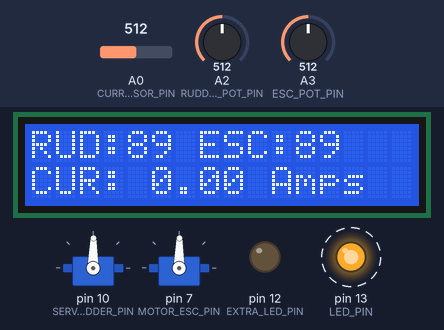
Recording of a sketch running on a simulated Arduino Uno, built with avr-gcc and run on an emulated ATmega328P. Parts: 2 × servo, 16×2 character LCD, output pins drawn as LEDs (lit = HIGH). Dashed ring = blinking. The inputs (shaded band) are chosen by the test bench; at power-on: A2 (RUDDER_POT_PIN) = 512, A3 (ESC_POT_PIN) = 512, A0 (CURRENT_SENSOR_PIN) = 512. What the sketch prints to the serial monitor is not drawn.

Above: at 1.3 s.
1.4 s: A2 (RUDDER_POT_PIN) set to 716
At 3.5 s:
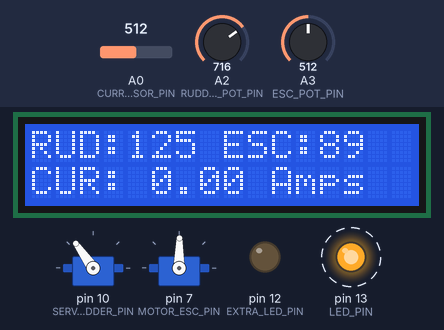
4.4 s: A3 (ESC_POT_PIN) set to 716
At 5.9 s:
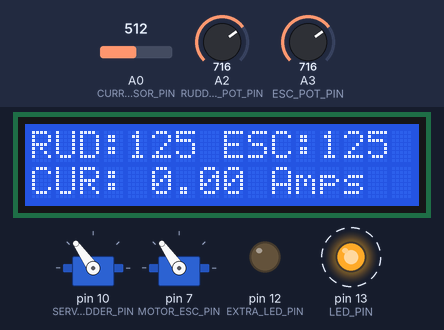
7.4 s: A2 (RUDDER_POT_PIN) set to 900
At 9.5 s:
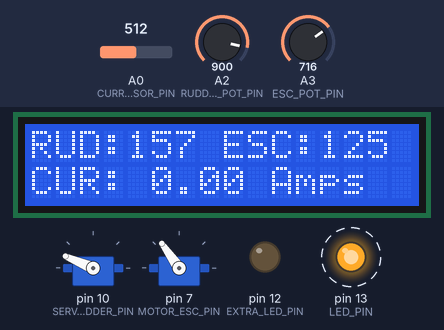
10.4 s: A3 (ESC_POT_PIN) set to 900
At 11.9 s:
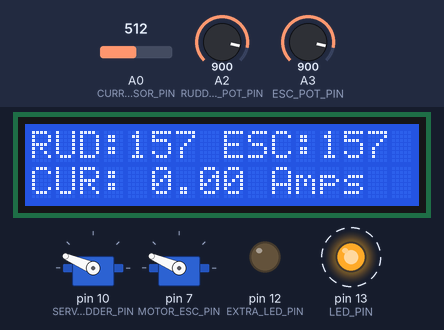
13.4 s: A2 (RUDDER_POT_PIN) set to 1023
At 15.5 s:
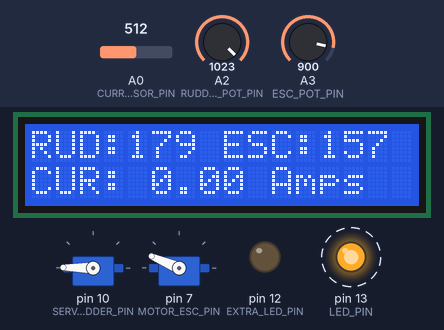
16.4 s: A3 (ESC_POT_PIN) set to 1023
At 17.9 s:
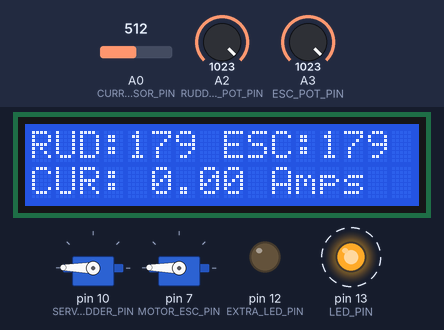
Timing chart, 0 to 20.4 s (numbered marks = the images above; inputs shaded):
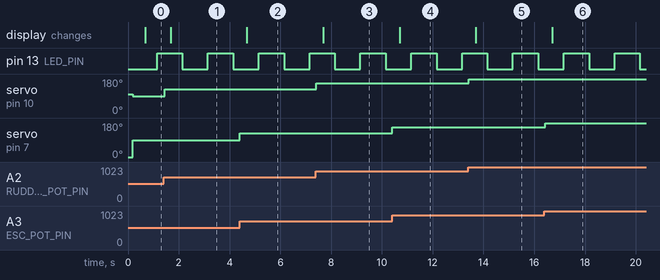

The sketch:

GPS_Boat_V2.ino
```cpp
// GPS_Boat Version 2.0

// Includes
#include <Arduino.h>
#include <Servo.h>
#include <Wire.h>

#include "Config.h"
#include "myTypedefs.h"
#include "RunningAverage.h"
#include "CurrentSensor.h"

#if USE_BERRY_IMU
#include "LSM9DS0.h"
#include "BerryImu.h"
#include "AutoPilot.h"
#endif

#if USE_CMD_MESSENGER
// Uses the CmdMessenger library to communicate with the RPi
#include <CmdMessenger.h>
#include "Comms.h"
#endif

#if USE_LCD
#include <LiquidCrystal_I2C.h>
#endif

//-------------------------------------------
// Defines

// LEDs ----------------------
#define LED_ON         digitalWrite(LED_PIN, HIGH);
#define LED_OFF        digitalWrite(LED_PIN, LOW);

#define EXTRA_LED_ON   digitalWrite(EXTRA_LED_PIN, HIGH);
#define EXTRA_LED_OFF  digitalWrite(EXTRA_LED_PIN, LOW);

// LCD -----------------------
#if USE_LCD
LiquidCrystal_I2C lcd(0x27,16,2);  // set the LCD address to 0x27 for a 16 chars and 2 line display
#endif

// Current Sensors ----------------------
RUNNING_SIGNED_AVERAGE_TYPE gtRaA2dValue;
float gCurrent;
int gCalOffset;  // Will get updated in setup()

// Servos --------------------
// Servos (including the motor ESC which is controlled like a servo)
Servo Servo_Rudder;
int gRudderPot;

Servo Servo_MotorEsc;
int gEscPot;

// Serial Messaging --------------------
int led_state = 0;

#if USE_CMD_MESSENGER
// Attach a new CmdMessenger object to the default Serial port
CmdMessenger cmdMessenger = CmdMessenger(Serial);
#endif // USE_CMD_MESSENGER

// Local function defines
void task_StatusUpdate();
void task_ReadPots();
void task_LedBlink();
void clearAndHome();

//--------------------------------------------------------------------------------------------------------
//----- setup --------------------------------------------------------------------------------------------
//--------------------------------------------------------------------------------------------------------
void setup()
{
    pinMode(LED_PIN, OUTPUT);
    pinMode(EXTRA_LED_PIN, OUTPUT);
    pinMode(CURRENT_SENSOR_PIN, INPUT);

    // start serial for output
    Serial.begin(9600);

#if (USE_BERRY_IMU || USE_LCD)
    // join I2C bus
    Wire.begin();
#endif

#if USE_BERRY_IMU
    BerryIMU_Setup();
#endif // USE_BERRY_IMU

    // Servo Init
    Servo_Rudder.attach(SERVO_RUDDER_PIN);
    Servo_MotorEsc.attach(MOTOR_ESC_PIN);

    // Set servo positions
    Servo_Rudder.write( SERVO_RUDDER_CENTER );
    Servo_MotorEsc.write( 0 );    // need to find out what default for OFF will be

#if USE_POTS
    pinMode(RUDDER_POT_PIN, INPUT);
    pinMode(ESC_POT_PIN, INPUT);
#endif  // USE_POTS

    RA_Signed_Init( RA_MAX_SIGNED_SAMPLES, &gtRaA2dValue );

    // Calibrate A2D input for current sensor
    CalibrateCurrentSensor();

#if USE_CMD_MESSENGER
    // Adds newline to every command
    cmdMessenger.printLfCr();

    // Attach my application's user-defined callback methods
    attachCommandCallbacks();

    cmdMessenger.sendCmd(kAcknowledge, "Ready!");
#else
    Serial.println("Ready!");
#endif // USE_CMD_MESSENGER

#if USE_LCD
  lcd.init();                      // initialize the lcd
  lcd.begin(16,2);
  lcd.backlight();
  lcd.print("GPS Boat v2.0");
#endif
}

//--------------------------------------------------------------------------------------------------------
//----- loop ---------------------------------------------------------------------------------------------
//--------------------------------------------------------------------------------------------------------
void loop()
{
#if USE_CMD_MESSENGER
  // *** Serial Command Messenger with RPi **************************************
  task_Comms();
#endif // USE_CMD_MESSENGER

  // *** Current Sensor *********************************************************
  task_CurrentSensor();

#if USE_BERRY_IMU
  // *** Berry IMU Compass ******************************************************
  task_BerryIMU_Filter();
  task_BerryIMU();

  // *** Auto Pilot task ********************************************************
  task_AutoPilot();
#endif  // USE_BERRY_IMU

#if USE_POTS
  // *** Servo Pot simulate *****************************************************
  task_ReadPots();
#endif // USE_POTS

  // *** Status Updates *********************************************************
  task_StatusUpdate();

  // *** LED Blinking ***********************************************************
  task_LedBlink();
}

//--------------------------------------------------------------------------------------------------------
#if USE_POTS
#define TIMER_READ_POTS_MILLIS  50
void task_ReadPots()
{
  static U32 taskTimer = millis();

  if( TIME_DIFF( taskTimer ) > TIMER_READ_POTS_MILLIS )
  {
    taskTimer = millis();

    // Rudder
    static int rudderPotLast = 0;

    gRudderPot = map( analogRead( RUDDER_POT_PIN ), 0, 1023, 0, 179 );
    Servo_Rudder.write( gRudderPot );

    if( rudderPotLast != gRudderPot )
    {
      rudderPotLast = gRudderPot;
  #if USE_CMD_MESSENGER
      OnGetRudderPos();
  #endif // USE_CMD_MESSENGER
    }

    // ESC
    static int escPotLast = 0;

    gEscPot = map( analogRead( ESC_POT_PIN ), 0, 1023, 0, 179 );
    Servo_MotorEsc.write( gEscPot );

    if( escPotLast != gEscPot )
    {
      escPotLast = gEscPot;
  #if USE_CMD_MESSENGER
      OnGetSpeed();
  #endif // USE_CMD_MESSENGER
    }
  }
}
#endif // #if USE_POTS

//--------------------------------------------------------------------------------------------------------
// Any periodic, un-solicited messages can be sent from here
#define TIMER_STATUS_UPDATE_MILLIS  500
void task_StatusUpdate()
{
  static U32 taskTimer = millis();
  static U32 update_counter = 0;
#if USE_COMPASS_TEST
  static U32 testTimer = millis();
  static float heading = 0;

  if( TIME_DIFF( testTimer ) > 5000 )
  {
    heading += 90.0;
    heading = (heading >= 360.0) ? 0 : heading;

    Serial.print("New heading: "); Serial.println(heading);
    AutoPilot_SetNewHeading( heading );

    EXTRA_LED_ON;
    delay(100);
    EXTRA_LED_OFF;

    testTimer = millis();
  }

#endif

  if( TIME_DIFF( taskTimer ) > TIMER_STATUS_UPDATE_MILLIS )
  {
    taskTimer = millis();

//    Serial.print("Compass HDG: "); Serial.println( BerryIMU_GetCompassHeading(), 1 );

#if USE_CMD_MESSENGER
//    OnGetCurrent();
#endif // USE_CMD_MESSENGER

#if USE_POTS

#if USE_LCD
    lcd.clear();
    lcd.home();
    // Servos
    lcd.print("RUD:"); lcd.print(gRudderPot);
    lcd.print(" ESC:"); lcd.print(gEscPot);
    // Current sensor
    lcd.setCursor(0,1);
    lcd.print("CUR: "); lcd.print(gCurrent); lcd.print(" Amps");
#else
    // Clear terminal screen (only works on non-Arduino Serial terminal)
    clearAndHome();

    Serial.print("Update Counter: "); Serial.println(update_counter++);
    Serial.print("Rudder Pos: "); Serial.println(gRudderPot);
    Serial.print("Esc Pos: "); Serial.println(gEscPot);
    Serial.print("Current: "); Serial.print(gCurrent); Serial.println(" Amps");
#endif // USE_LCD

#endif // USE_POTS

  }
}

//--------------------------------------------------------------------------------------------------------
#define TIMER_LED_BLINK_MILLIS  1000
void task_LedBlink()
{
    static U32 taskTimer = millis();
    static bool bBlinkState = false;

    if( TIME_DIFF( taskTimer ) > TIMER_LED_BLINK_MILLIS )
    {
      taskTimer = millis();

      // set the LED on/off
      bBlinkState = !bBlinkState;

      if( bBlinkState )
      {
        LED_ON;
      }
      else
      {
        LED_OFF;
      }
    }
}

//--------------------------------------------------------------------------------------------------------
void clearAndHome()
{
  Serial.print((char)27); // ESC
  Serial.print("[2J"); // clear screen
  Serial.print((char)27); // ESC
  Serial.print("[H"); // cursor to home
}
```

AutoPilot.ino
```cpp
#if USE_BERRY_IMU

typedef enum
{
  E_GO_LEFT,
  E_GO_RIGHT,
  E_GO_STRAIGHT
} E_DIRECTION;

// Angle sweep of the rudder servo
#define RUDDER_RANGE_ANGLE  abs(SERVO_RUDDER_LEFT_MAX - SERVO_RUDDER_RIGHT_MAX)
#define RUDDER_HALF_RANGE   (RUDDER_RANGE_ANGLE / 2)

float gAutoPilotHeading = 0;

//--------------------------------------------------------------------------------------------------------
#define TIMER_AUTOPILOT_MILLIS  40
void task_AutoPilot()
{
  static U32 taskTimer = millis();
  E_DIRECTION eDirToGo;

  if( TIME_DIFF( taskTimer ) > TIMER_AUTOPILOT_MILLIS )
  {
    taskTimer = millis();

    // Get current compass heading and Calculate correction angle/error

    int Diff = (int)(gAutoPilotHeading - BerryIMU_GetCompassHeading() );
    int AbsDiff = abs(Diff);
    bool bNeg = (Diff < 0);
    bool bBig = (AbsDiff > 180);

    if( AbsDiff <= 2 )
    {
	// We're with-in a few degrees of the target. Just go straight!
        eDirToGo = E_GO_STRAIGHT;
    }
    else
    {
	if( !bNeg && !bBig )
	  eDirToGo = E_GO_RIGHT;
	if( !bNeg && bBig )
	  eDirToGo = E_GO_LEFT;
	if( bNeg && !bBig )
	  eDirToGo = E_GO_LEFT;
	if( bNeg && bBig )
	  eDirToGo = E_GO_RIGHT;
    }

    // Send correction to rudder servo
    int correctionAngle;
    static int lastCorrectionAngle = 0;

    if(bBig)
    {
      AbsDiff = 360 - AbsDiff;
    }

    switch( eDirToGo )
    {
      case E_GO_LEFT:
#if SERVO_RUDDER_REVERSE
        correctionAngle = min( (SERVO_RUDDER_CENTER + AbsDiff), SERVO_RUDDER_LEFT_MAX );
#else
        correctionAngle = max( (SERVO_RUDDER_CENTER - AbsDiff), SERVO_RUDDER_LEFT_MAX );
#endif
        break;
      case E_GO_RIGHT:
#if SERVO_RUDDER_REVERSE
        correctionAngle = max( (SERVO_RUDDER_CENTER - AbsDiff), SERVO_RUDDER_RIGHT_MAX );
#else
        correctionAngle = min( (SERVO_RUDDER_CENTER + AbsDiff), SERVO_RUDDER_RIGHT_MAX );
#endif
        break;
      default:
      case E_GO_STRAIGHT:
        correctionAngle = SERVO_RUDDER_CENTER;
        break;
    }

    // Apply a low-pass filter to smooth out the transitions
    correctionAngle = LowPassFilter( lastCorrectionAngle, correctionAngle );
    lastCorrectionAngle = correctionAngle;

    // apply correction
    Servo_Rudder.write( correctionAngle );
  }
}

//--------------------------------------------------------------------------------------------------------
void AutoPilot_SetNewHeading( float newHeading )
{
  gAutoPilotHeading = newHeading;
}

#endif // #if USE_BERRY_IMU
```

BerryImuFilter.ino
```cpp
#if (USE_KALMAN_FILTER || USE_COMPLIMENTARY_FILTER)

#define USE_IMU_DEBUG               0

#define DT 0.02         // [s/loop] loop period. 20ms
#define AA 0.97         // complementary filter constant

#define A_GAIN 0.0573      // [deg/LSB]
#define G_GAIN 0.070     // [deg/s/LSB]

#if USE_KALMAN_FILTER
// Used by Kalman Filters
float Q_angle  =  0.01;
float Q_gyro   =  0.0003;
float R_angle  =  0.01;
float gKalmanX, gKalmanY;
#else
float gCFangleX = 0.0;
float gCFangleY = 0.0;
#endif // USE_KALMAN_FILTER

//--------------------------------------------------------------------------------------------------------
void BerryIMU_Filter_GetAngles( float *x, float *y )
{
#if USE_KALMAN_FILTER
  *x = -gKalmanX;
  *y = -gKalmanY;
#else
  *x = -gCFangleX;
  *y = -gCFangleY;
#endif
}

//--------------------------------------------------------------------------------------------------------
// Computes and stores compass X and Y tilt angles
#define TIMER_IMU_MILLIS  (DT * 1000)
void task_BerryIMU_Filter()
{
  static U32 taskTimer = millis();
  static U32 printTimer = millis();

  float rate_gyr_y = 0.0;   // [deg/s]
  float rate_gyr_x = 0.0;   // [deg/s]
  float rate_gyr_z = 0.0;   // [deg/s]

  float AccYangle = 0.0;
  float AccXangle = 0.0;

  if( TIME_DIFF( taskTimer ) > TIMER_IMU_MILLIS )
  {
    taskTimer = millis();

    //read ACC and GYR data
    readACC(accRaw);
    readGYR(gyrRaw);

    //Convert Gyro raw to degrees per second
    rate_gyr_x = (float) gyrRaw[0]  * G_GAIN;
    rate_gyr_y = (float) gyrRaw[1]  * G_GAIN;
    rate_gyr_z = (float) gyrRaw[2]  * G_GAIN;

    //Convert Accelerometer values to degrees
    AccXangle = (float) (atan2(accRaw[1], accRaw[2]) + M_PI) * RAD_TO_DEG;
    AccYangle = (float) (atan2(accRaw[2], accRaw[0]) + M_PI) * RAD_TO_DEG;

    //Change the rotation value of the accelerometer to -/+ 180 and move the Y axis '0' point to up.
    //Two different pieces of code are used depending on how your IMU is mounted.
    //If IMU is upside down
/*
    if (AccXangle >180.0)
            AccXangle -= 360.0;

    AccYangle-=90;

    if (AccYangle >180.0)
            AccYangle -= 360.0;
*/
    //If IMU is up the correct way, use these lines
    AccXangle -= 180.0;
    if (AccYangle > 90.0)
      AccYangle -= 270.0;
    else
      AccYangle += 90.0;

#if USE_KALMAN_FILTER
    //Kalman Filter
    gKalmanX = kalmanFilterX(AccXangle, rate_gyr_x);
    gKalmanY = kalmanFilterY(AccYangle, rate_gyr_y);
#else
    //Complementary filter used to combine the accelerometer and gyro values.
    gCFangleX = AA * (gCFangleX + rate_gyr_x * DT) + (1 - AA) * AccXangle;
    gCFangleY = AA * (gCFangleY + rate_gyr_y * DT) + (1 - AA) * AccYangle;
#endif // USE_KALMAN_FILTER

#if USE_IMU_DEBUG
    if( TIME_DIFF( printTimer ) > 1000 )
    {
      printTimer = millis();
#if USE_KALMAN_FILTER
      Serial.print("kalmanX: "); Serial.print(gKalmanX);
      Serial.print(" kalmanY: "); Serial.println(gKalmanY);
#else
      Serial.print("CFangleX: "); Serial.print(gCFangleX);
      Serial.print(" CFangleY: "); Serial.println(gCFangleY);
#endif // USE_KALMAN_FILTER
    }
#endif // USE_IMU_DEBUG
  }
}

#if USE_KALMAN_FILTER
//--------------------------------------------------------------------------------------------------------
float kalmanFilterX(float accAngle, float gyroRate)
{
  float  y, S;
  float K_0, K_1;
  static float KFangleX = 0.0;
  static float x_bias = 0;
  static float XP_00 = 0, XP_01 = 0, XP_10 = 0, XP_11 = 0;

  KFangleX += DT * (gyroRate - x_bias);

  XP_00 +=  - DT * (XP_10 + XP_01) + Q_angle * DT;
  XP_01 +=  - DT * XP_11;
  XP_10 +=  - DT * XP_11;
  XP_11 +=  + Q_gyro * DT;

  y = accAngle - KFangleX;
  S = XP_00 + R_angle;
  K_0 = XP_00 / S;
  K_1 = XP_10 / S;

  KFangleX +=  K_0 * y;
  x_bias  +=  K_1 * y;
  XP_00 -= K_0 * XP_00;
  XP_01 -= K_0 * XP_01;
  XP_10 -= K_1 * XP_00;
  XP_11 -= K_1 * XP_01;

  return KFangleX;
}

//--------------------------------------------------------------------------------------------------------
float kalmanFilterY(float accAngle, float gyroRate)
{
  float  y, S;
  float K_0, K_1;
  static float KFangleY = 0.0;
  static float y_bias = 0;
  static float YP_00 = 0, YP_01 = 0, YP_10 = 0, YP_11 = 0;

  KFangleY += DT * (gyroRate - y_bias);

  YP_00 +=  - DT * (YP_10 + YP_01) + Q_angle * DT;
  YP_01 +=  - DT * YP_11;
  YP_10 +=  - DT * YP_11;
  YP_11 +=  + Q_gyro * DT;

  y = accAngle - KFangleY;
  S = YP_00 + R_angle;
  K_0 = YP_00 / S;
  K_1 = YP_10 / S;

  KFangleY +=  K_0 * y;
  y_bias  +=  K_1 * y;
  YP_00 -= K_0 * YP_00;
  YP_01 -= K_0 * YP_01;
  YP_10 -= K_1 * YP_00;
  YP_11 -= K_1 * YP_01;

  return KFangleY;
}
#endif // #if USE_KALMAN_FILTER
#endif // (USE_KALMAN_FILTER || USE_COMPLIMENTARY_FILTER)
```

CurrentSensor.h
```cpp
// CurrentSensor.h
// Monitors current sensors
//
// Global Function Prototypes
//
void task_CurrentSensor();
float CalibrateCurrentSensor();
```

CurrentSensor.ino
```cpp
//--------------------------------------------------------------------------------------------------------
#define TIMER_CURRENT_SENSOR_MILLIS  20
void task_CurrentSensor()
{
  static U32 taskTimer = millis();

  if( TIME_DIFF( taskTimer ) > TIMER_CURRENT_SENSOR_MILLIS )
  {
    taskTimer = millis();

    // Collect and average A2D input values from current sensor
    S16 currentA2dValue = (S16)(analogRead( CURRENT_SENSOR_PIN ) - gCalOffset);

    if( currentA2dValue < 0 )
    {
      currentA2dValue = 0;
    }

    // Compute the running average
    RA_ComputeSingedAverage( currentA2dValue, &gtRaA2dValue );

    // Compute current reading
    float voltage = (5.0 * gtRaA2dValue.s16Average) / 1024;

    // Sensor is 100mV/A
    gCurrent = (voltage / 0.1);
  }
}

//--------------------------------------------------------------------------------------------------------
float CalibrateCurrentSensor()
{
  int i;
  S16 a2dSample;

  for( i=0; i<RA_MAX_SIGNED_SAMPLES; i++)
  {
    a2dSample = (S16)analogRead( CURRENT_SENSOR_PIN );
    RA_ComputeSingedAverage( a2dSample, &gtRaA2dValue );
  }

  // Store the global A2dOffset for no current flow
  gCalOffset = gtRaA2dValue.s16Average;

    // Compute current reading
  float voltage = (5.0 * gCalOffset) / 1024;

  // Sensor is 100mV/A
  float currentOffset = ((voltage - 2.5) / 0.1);

  return currentOffset;
}
```

RunningAverage.h
```cpp
// RunningAverage.h
// Provides functions to do Running Average computations
// Several objects of the defined struct below can be used for several running average types
// Probably should make this a C++ someday!
//
// Global Function Prototypes
//
#define RA_MAX_SIGNED_SAMPLES   20

// time smoothing constant for low-pass filter
// 0 ? alpha ? 1 ; a smaller value basically means more smoothing
#define LOW_PASS_FILTER_RATE (0.20f)

typedef struct
{
	bool bInitialized;
	S16 s16Average;
	S32 s32Sum;
	U8  u8SampleIndex;
	U8  u8SampleCount;
	U8  u8MaxSamples;
	S16 asSamples[RA_MAX_SIGNED_SAMPLES];
} RUNNING_SIGNED_AVERAGE_TYPE;

// Running Average Functions

// For Running Average functions

int LowPassFilter( int s16LastValue, int s16CurrentValue );
void RA_Signed_Init( U8 u8SampleCount, RUNNING_SIGNED_AVERAGE_TYPE *ptSamples );
S16 RA_ComputeSingedAverage( S16 s16Sample, RUNNING_SIGNED_AVERAGE_TYPE *ptSamples );
```

myTypedefs.h
```cpp
// Custom typedefs and data structures

typedef signed char		S8;
typedef unsigned char		U8;
typedef int      		S16;
typedef unsigned int		U16;
typedef unsigned long		U32;
typedef signed long		S32;

#define TIME_DIFF( start_time )    (abs( millis() - start_time ))
```

Source omitted: BerryImu.ino (8627 bytes), Comms.ino (3765 bytes), RunningAverage.ino (1781 bytes), Config.h (2404 bytes)

Measured:
- after the input at 1.4 s, servo on pin 10 (SERVO_RUDDER_PIN): 89° → 125° at once; the display: changes after 0.28 s (image 1)
- after the input at 4.4 s, servo on pin 7 (MOTOR_ESC_PIN): 89° → 125° at once; the display: changes after 0.28 s (image 2)
- after the input at 7.4 s, servo on pin 10 (SERVO_RUDDER_PIN): 125° → 157° at once; the display: changes after 0.29 s (image 3)
- after the input at 10.4 s, servo on pin 7 (MOTOR_ESC_PIN): 125° → 157° at once; the display: changes after 0.30 s (image 4)
- after the input at 13.4 s, servo on pin 10 (SERVO_RUDDER_PIN): 157° → 179° at once; the display: changes after 0.30 s (image 5)
- after the input at 16.4 s, servo on pin 7 (MOTOR_ESC_PIN): 157° → 179° at once; the display: changes after 0.31 s (image 6)
- by itself, pin 13 (LED_PIN): alternates HIGH for 1.0 s and LOW for 1.0 s
